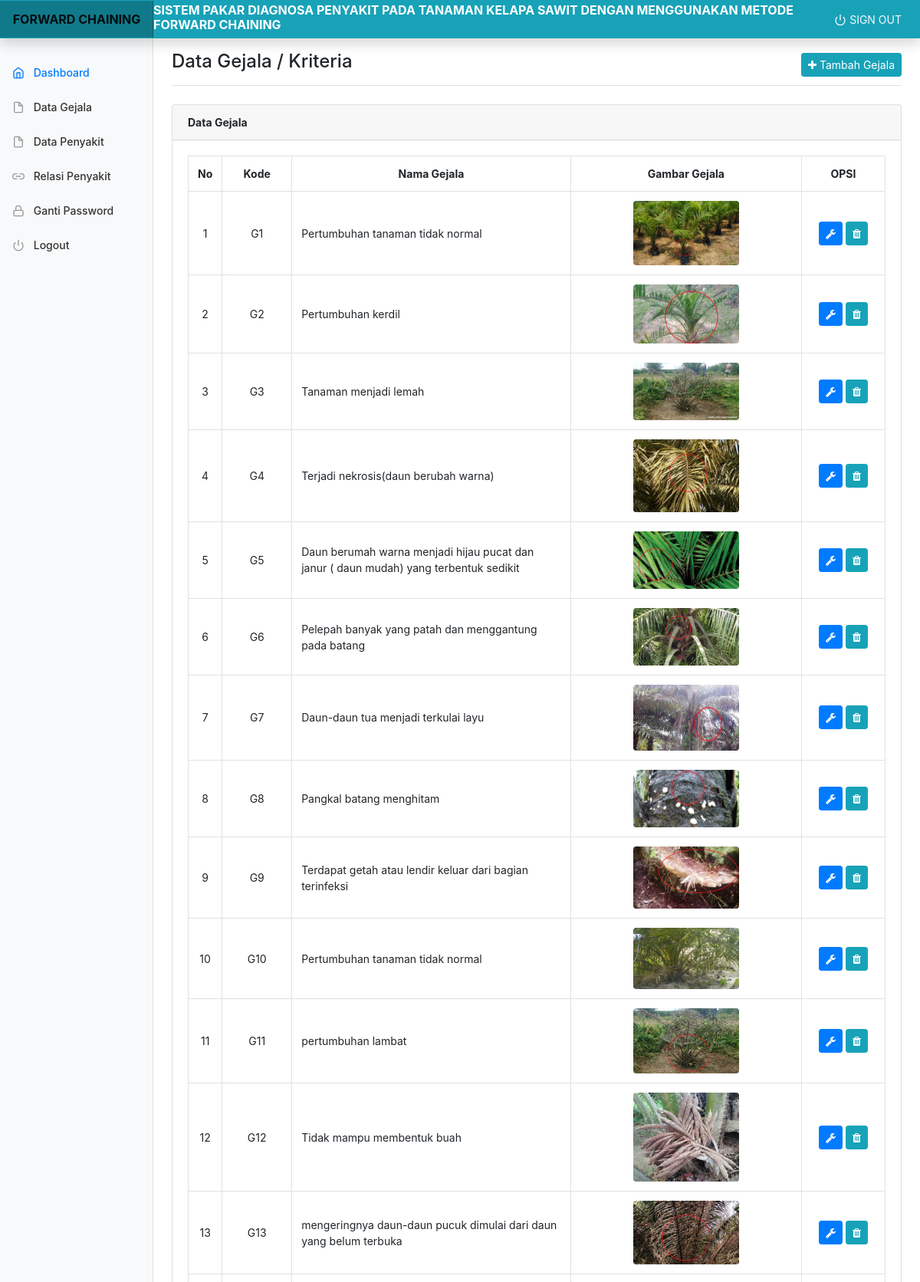
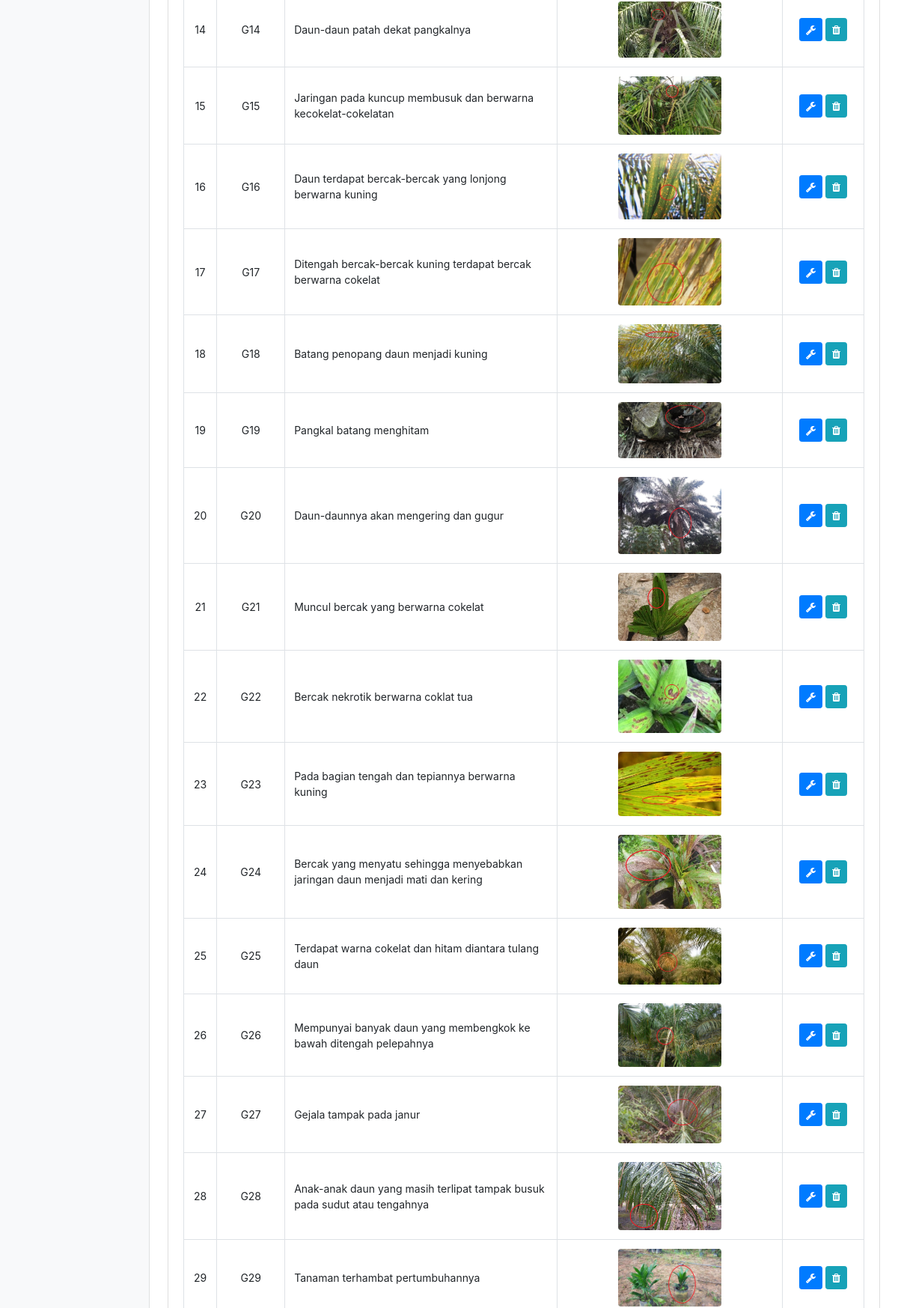
/admin/gejala.php (signed in, upper part), run on the app's committed database (2 pictures, top to bottom).
### tables this page shows
CREATE TABLE `gejala` (
  `gej_id` int(11) NOT NULL,
  `gej_inisial` varchar(10) NOT NULL,
  `gej_nama` varchar(255) NOT NULL,
  `img_gejala` varchar(256) NOT NULL
);

### admin/gejala.php (the view)
<?php include 'header.php'; ?>
<main role="main" class="col-md-9 ml-sm-auto col-lg-10 px-md-4">
  <div class="d-flex justify-content-between flex-wrap flex-md-nowrap align-items-center pt-3 pb-2 mb-3 border-bottom">
    <h1 class="h4">Data Gejala / Kriteria</h1>
    <div class="btn-toolbar mb-2 mb-md-0">
      <a href="gejala_tambah.php" class="btn btn-sm btn-info btn-fill pull-right"><i class="fa fa-plus"></i> Tambah Gejala</a>
    </div>
  </div>
  <div class="row mt-4">
    <div class="col-md-12">
      <div class="card">
        <div class="card-header">
          <span class="font-weight-bold">Data Gejala</span>
        </div>
        <div class="card-body">
          <div class="table-responsive">
            <table class="table table-bordered table-hover">
              <tr>
                <th class="text-center" width="1%">No</th>
                <th class="text-center" width="10%">Kode</th>
                <th class="text-center" width="40%">Nama Gejala</th>
                <th class="text-center">Gambar Gejala</th>
                <th class="text-center" width="12%">OPSI</th>
              </tr>
              <?php
              $no = 1;
              $data = mysqli_query($koneksi, "SELECT * FROM gejala");
              while ($d = mysqli_fetch_array($data)) {
              ?>
                <tr>
                  <td class="text-center"><?php echo $no++; ?></td>
                  <td class="text-center"><?php echo $d['gej_inisial'] ?></td>
                  <td><?php echo $d['gej_nama'] ?></td>
                  <td class="text-center"><img class="img-fluid rounded w-50" src="../images/gejala/<?= $d["img_gejala"] ?>" alt="Gambar Gejala"></td>
                  <td class="text-center">
                    <a class="btn btn-sm btn-primary" href="gejala_edit.php?id=<?php echo $d['gej_id']; ?>"><i class="fa fa-wrench"></i></a>
                    <a class="btn btn-sm btn-info" href="gejala_hapus.php?id=<?php echo $d['gej_id']; ?>"><i class="fa fa-trash"></i></a>
                  </td>
                </tr>
              <?php
              }
              ?>
            </table>
          </div>
        </div>
      </div>
    </div>
  </div>
</main>
<?php include 'footer.php'; ?>

### assets/css/dashboard.css (style rules this page uses)
body { font-size: .875rem; }

### admin/header.php (style rules this page uses)
td { vertical-align: middle !important; }

### data on the page
gejala: gej_inisial "G1", gej_nama "Pertumbuhan tanaman tidak normal", img_gejala (picture)
gejala: gej_inisial "G2", gej_nama "Pertumbuhan kerdil", img_gejala (picture)
gejala: gej_inisial "G3", gej_nama "Tanaman menjadi lemah", img_gejala (picture)
gejala: gej_inisial "G4", gej_nama "Terjadi nekrosis(daun berubah warna)", img_gejala (picture)
gejala: gej_inisial "G5", gej_nama "Daun berumah warna menjadi hijau pucat dan janur ( daun mudah) yang terbentuk sedikit", img_gejala (picture)
gejala: gej_inisial "G6", gej_nama "Pelepah banyak yang patah dan menggantung pada batang", img_gejala (picture)
gejala: gej_inisial "G7", gej_nama "Daun-daun tua menjadi terkulai layu", img_gejala (picture)
gejala: gej_inisial "G8", gej_nama "Pangkal batang menghitam", img_gejala (picture)
gejala: gej_inisial "G9", gej_nama "Terdapat getah atau lendir keluar dari bagian terinfeksi", img_gejala (picture)
gejala: gej_inisial "G10", gej_nama "Pertumbuhan tanaman tidak normal", img_gejala (picture)
gejala: gej_inisial "G11", gej_nama "pertumbuhan lambat", img_gejala (picture)
gejala: gej_inisial "G12", gej_nama "Tidak mampu membentuk buah", img_gejala (picture)
gejala: gej_inisial "G13", gej_nama "mengeringnya daun-daun pucuk dimulai dari daun yang belum terbuka", img_gejala (picture)
gejala: gej_inisial "G14", gej_nama "Daun-daun patah dekat pangkalnya", img_gejala (picture)
gejala: gej_inisial "G15", gej_nama "Jaringan pada kuncup membusuk dan berwarna kecokelat-cokelatan", img_gejala (picture)
gejala: gej_inisial "G16", gej_nama "Daun terdapat bercak-bercak yang lonjong berwarna kuning", img_gejala (picture)
gejala: gej_inisial "G17", gej_nama "Ditengah bercak-bercak kuning terdapat bercak berwarna cokelat", img_gejala (picture)
gejala: gej_inisial "G18", gej_nama "Batang penopang daun menjadi kuning", img_gejala (picture)
gejala: gej_inisial "G19", gej_nama "Pangkal batang menghitam", img_gejala (picture)
gejala: gej_inisial "G20", gej_nama "Daun-daunnya akan mengering dan gugur", img_gejala (picture)
gejala: gej_inisial "G21", gej_nama "Muncul bercak yang berwarna cokelat", img_gejala (picture)
gejala: gej_inisial "G22", gej_nama "Bercak nekrotik berwarna coklat tua", img_gejala (picture)
gejala: gej_inisial "G23", gej_nama "Pada bagian tengah dan tepiannya berwarna kuning", img_gejala (picture)
gejala: gej_inisial "G24", gej_nama "Bercak yang menyatu sehingga menyebabkan jaringan daun menjadi mati dan kering", img_gejala (picture)
gejala: gej_inisial "G25", gej_nama "Terdapat warna cokelat dan hitam diantara tulang daun", img_gejala (picture)
gejala: gej_inisial "G26", gej_nama "Mempunyai banyak daun yang membengkok ke bawah ditengah pelepahnya", img_gejala (picture)
gejala: gej_inisial "G27", gej_nama "Gejala tampak pada janur", img_gejala (picture)
gejala: gej_inisial "G28", gej_nama "Anak-anak daun yang masih terlipat tampak busuk pada sudut atau tengahnya", img_gejala (picture)
gejala: gej_inisial "G29", gej_nama "Tanaman terhambat pertumbuhannya", img_gejala (picture)
